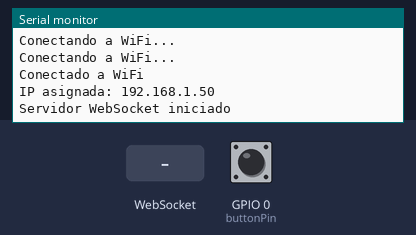
Bench run of a sketch on a simulated ESP32. Shown: the last lines printed to the serial monitor. Inputs (shaded band) come from the test bench; at power-on: GPIO 0 (buttonPin) HIGH. WiFi joins after 1.5 s; servers stay silent unless stated.

Above: at 3.2 s.
3.3 s: GPIO 0 (buttonPin) pulled LOW for 0.15 s
At 3.9 s:
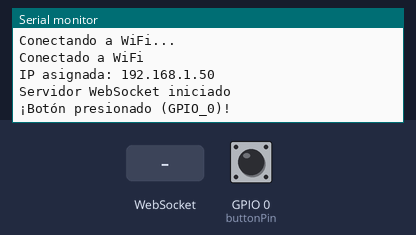
4.9 s: WebSocket text "1" received
At 6.1 s:
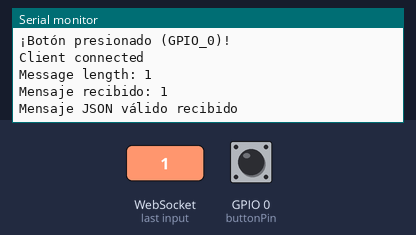
6.4 s: WebSocket text "0" received
At 7.5 s:
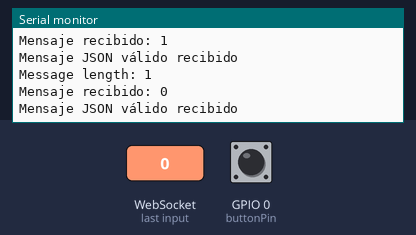

Measured:
- after the input at 3.3 s, the serial monitor: prints a new line at once (image 1)
- after the input at 4.9 s, the serial monitor: prints a new line at once (image 2)
- after the input at 6.4 s, the serial monitor: prints a new line at once (image 3)

The sketch:

puntoExtra-webscoket-esp32-ARduino.ino
```cpp
#include <WiFi.h>
//#include <DHT.h>  //By adafruit 1.4.6 mas dependencias
#include <AsyncTCP.h>
#include <ESPAsyncWebServer.h>  //By lacemra 3.1.0 con modificaciones
#include <AsyncWebSocket.h>
#include <ArduinoJson.h>  //BenoitBlanchon
#include <time.h>
#include <ESP32Servo.h>

AsyncWebServer server(80);
AsyncWebSocket ws("/ws");

const int buttonPin = GPIO_NUM_0; // Pin GPIO_0 como entrada
volatile bool buttonPressed = false; // Flag para interrupción
unsigned long lastDebounceTime = 0; // Tiempo del último rebote
const unsigned long debounceDelay = 50; // Tiempo de debounce (ms)

const char* ssid = "GWN571D04";
const char* password = "ESP32CUCEI$$";

// Variables para manejar el envío periódico de datos
bool heartbeatReceived = false;  // Indica si ya se ha recibido el primer heartbeat
unsigned long lastAdcSendTime = 0;  // Tiempo de la última lectura del ADC

void IRAM_ATTR handleInterrupt() {
  if ((millis() - lastDebounceTime) > debounceDelay) {
    buttonPressed = true; // Marca que hubo un evento válido
    lastDebounceTime = millis(); // Actualiza el tiempo de debounce
  }
}

void onWebSocketMessage(AsyncWebSocket *server, AsyncWebSocketClient *client, AwsEventType type, void *arg, uint8_t *data, size_t len) {
    if (type == WS_EVT_DATA) {
        Serial.print("Message length: ");
        Serial.println(len);  // Mostrar la longitud del mensaje

        if (len > 0) {
            // Convertir los datos recibidos en una cadena
            String message = String((char*)data);
            Serial.println("Mensaje recibido: " + message);

            // Crear un objeto DynamicJsonDocument para almacenar el JSON
            DynamicJsonDocument doc(1024);

            // Intentar deserializar el mensaje como JSON
            DeserializationError error = deserializeJson(doc, message);

            // Si el mensaje es un JSON válido
            if (!error) {
                Serial.println("Mensaje JSON válido recibido");

                // Comprobar si es un heartbeat
                const char* tipo = doc["type"];
            }
        }
    }
    else if (type == WS_EVT_CONNECT) {
        Serial.println("Client connected");
    } else if (type == WS_EVT_DISCONNECT) {
        Serial.println("Client disconnected");
    }
}

void enviarDatosA_QT(AsyncWebSocketClient *client, bool estadoBoton) {

        DynamicJsonDocument doc(256);
        doc["type"] = "boton";
        doc["value"] = estadoBoton;


        // Serializar el JSON y enviarlo
        String jsonString;
        serializeJson(doc, jsonString);
        client->text(jsonString);

        // Log para ver los datos enviados
        Serial.print("Enviando datos: ");
        Serial.println(jsonString);

}

void tarea1(void *param){
  while (1) {
        // Mantén limpios los clientes inactivos del WebSocket
        ws.cleanupClients();
        vTaskDelay(10 / portTICK_PERIOD_MS);  // Pequeño retardo para no saturar el procesador

         if (buttonPressed) { // Si se detectó una pulsación válida
            Serial.println("¡Botón presionado (GPIO_0)!");
            // Aquí puedes añadir más lógica...
            for (AsyncWebSocketClient *client : ws.getClients()) {
                if (client->status() == WS_CONNECTED) {
                    enviarDatosA_QT(client, buttonPressed);
                }
            }
            buttonPressed = false; // Reinicia el flag

        }

  }

}

void tarea2(void *param){
  while(1)
  {
    delay(1000);
  }
}


void setup() {
  // put your setup code here, to run once:
  Serial.begin(115200);

  // Conéctate a la red WiFi
    WiFi.begin(ssid, password);
    while (WiFi.status() != WL_CONNECTED) {
        delay(1000);
        Serial.println("Conectando a WiFi...");
    }
    Serial.println("Conectado a WiFi");

    // Imprime la IP asignada por el router
    Serial.print("IP asignada: ");
    Serial.println(WiFi.localIP());

     // Configura el WebSocket y asigna el manejador de eventos
    ws.onEvent(onWebSocketMessage);
    server.addHandler(&ws);

    // Inicia el servidor
    server.begin();
    Serial.println("Servidor WebSocket iniciado");

    pinMode(buttonPin, INPUT_PULLUP); // Configura GPIO_0 con pull-up interno
    attachInterrupt(digitalPinToInterrupt(buttonPin), handleInterrupt, FALLING);

    xTaskCreatePinnedToCore(
        tarea1,       // Función de la tarea
        "WS ADC Task",   // Nombre de la tarea
        4096,            // Tamaño de la pila
        NULL,            // Parámetro de entrada (null en este caso)
        1,               // Prioridad
        NULL,            // Puntero a la tarea (no lo usamos)
        0);              // Ejecutar en el core 0

    // Crear la tarea para el blink en Core 1
    xTaskCreatePinnedToCore(
        tarea2,       // Función de la tarea
        "Blink Task",    // Nombre de la tarea
        2048,            // Tamaño de la pila
        NULL,            // Parámetro de entrada (null en este caso)
        1,               // Prioridad
        NULL,            // Puntero a la tarea (no lo usamos)
        1);              // Ejecutar en el core 1


}

void loop() {
  // put your main code here, to run repeatedly:

}
```
